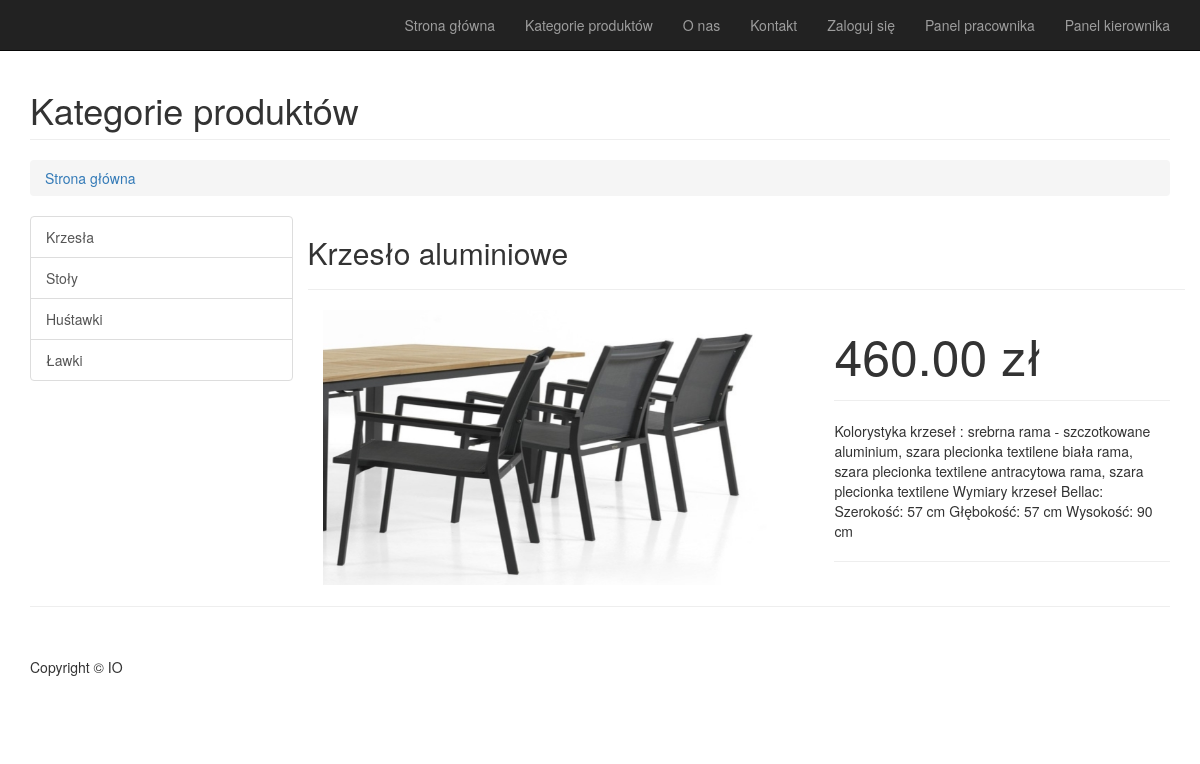
The app's page /index.php?action=show&id=1 (signed in), older data.
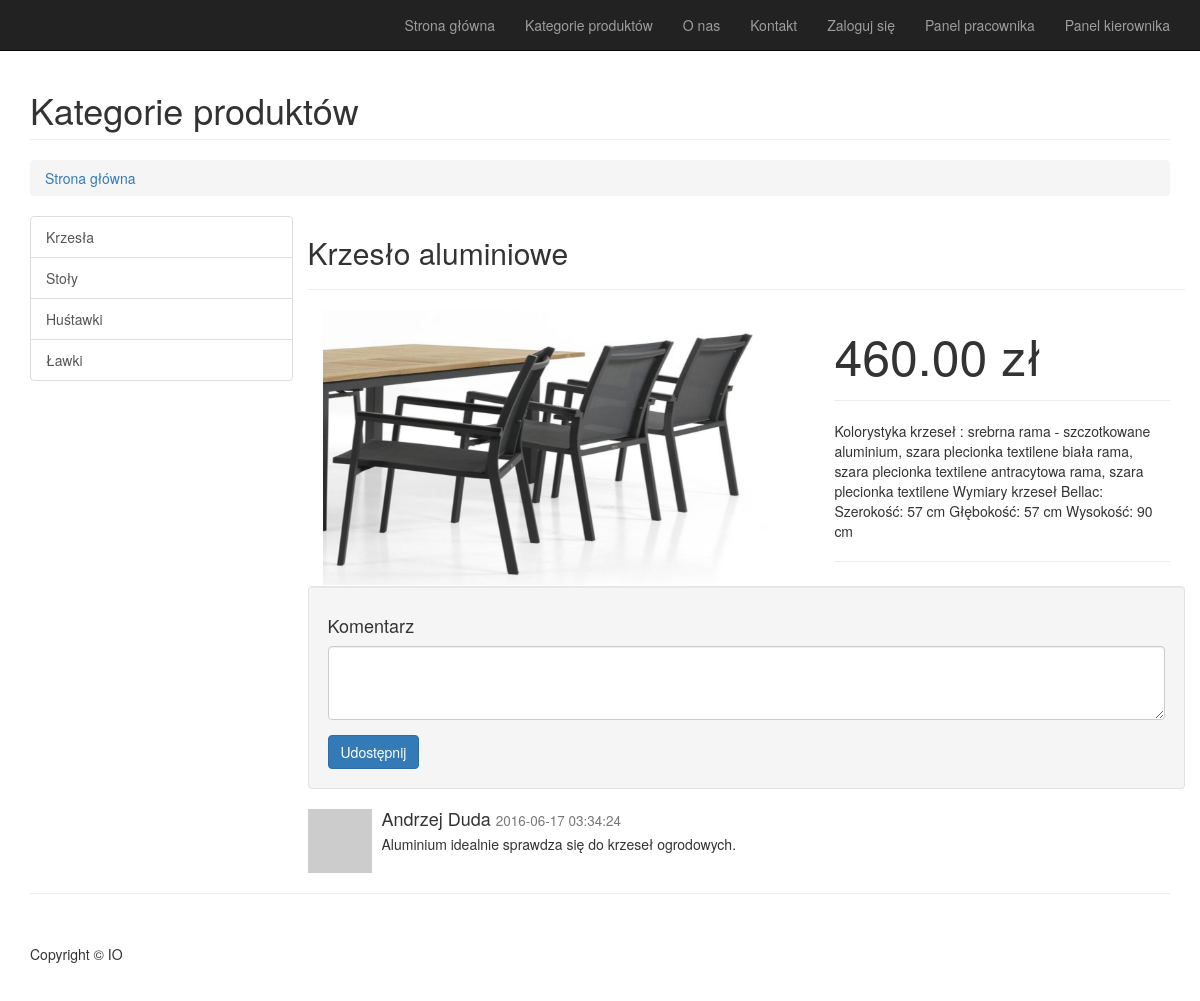
The same page, newer data.
### tables this page shows
CREATE TABLE `produkt` (
  `id_produktu` int(11) NOT NULL,
  `id_kategorii` int(11) NOT NULL,
  `nazwa_produktu` text NOT NULL,
  `cena_jednostkowa` decimal(9,2) NOT NULL,
  `opis_produktu` text NOT NULL,
  `image` varchar(255) NOT NULL
);

CREATE TABLE `opinia` (
  `id_opinii` int(11) NOT NULL,
  `id_klienta` int(11) NOT NULL,
  `tresc` text NOT NULL,
  `data_wystawienia` datetime NOT NULL,
  `id_produktu` int(11) NOT NULL
);

CREATE TABLE `klient` (
  `id_klienta` int(11) NOT NULL,
  `imie` text NOT NULL,
  `nazwisko` text NOT NULL,
  `login` text NOT NULL,
  `haslo` text NOT NULL,
  `email` text NOT NULL,
  `telefon` text NOT NULL,
  `ulica` text,
  `nr_domu` text,
  `nr_mieszkania` text,
  `kod_pocztowy` text,
  `miasto` text,
  `panstwo` text
);

### class/View.class.php (called while the page is built, shortened)
<?php
class View {
	private $output = '';
	function __construct($templateFileName, $variables = array(), $params = array()) {
		$this->result = $variables;
        $filename = INDEX_DIR."/view/$templateFileName.tpl.php";
        include($filename);
        $this->output = ob_get_contents();
	}
	public function __toString() {
		return $this->output;
	}
}

### class/Controller.class.php (called while the page is built, shortened)
<?php
class Controller
{
	protected $db;
	protected $result = array();
	public function __construct(PageView $page, DB $db = null)
	{
		$this->db = $db;
	}
	public function show()
	{
		$id = htmlspecialchars($_GET['id']);
		$product = new Product($this->db);
        $this->result[0] = $product->getProductById($id);
 		$this->result['opinie'] = $product->getProductOpinions($id);
 		$this->result['klient'] = $product-> isKlient();
        $view = new View('Show', $this->result);
	}
}

### class/DB.class.php (called while the page is built, shortened)
<?php
class DB {
	private $pdo;
	public function __construct($dbtype, $dbhost, $dbname, $dbuser, $dbpass) {
		$dsn = "$dbtype:host=$dbhost;dbname=$dbname";
		$this->pdo = new PDO($dsn, $dbuser, $dbpass);
		$this->pdo->exec("SET NAMES 'utf8';");
	}
	public function query($query, $parameters = array()) {
		$statement = $this->pdo->prepare($query);
        if (false !== $statement->execute()) {
			return $statement;
        } else {
        	throw new ErrorException(print_r($statement->errorInfo(), true));
        }
	}
}

### class/Product.class.php (called while the page is built, shortened)
<?php
class Product {
    protected $db;
    function __construct(DB $db  = null)
    {
        $this->db = $db;
    }
    public function getProductById($id)
    {
        $query = $this->db->query('select * from produkt where id_produktu = "'.$id.'"');
        $this->result = $query;
        return $this->result->fetchAll();
    }
 	 public function getProductOpinions($id)
     {
         $query = $this->db->query('select * from opinia o, klient k where o.id_klienta = k.id_klienta and id_produktu = "'.$id.'"');
         $this->result = $query;
         return $this->result->fetchAll();
     }
}

### class/PageView.class.php (called while the page is built, shortened)
<?php
class PageView {
	private $template;
	private $views = array();
	public function __construct($templateFileName) {
		$this->template = $templateFileName;
	}
	public function addView(View $view) {
		$this->views[] = $view;
	}
	public function __toString() {
		$views = $this->views;
		$filename = INDEX_DIR."/view/". $this->template . ".tpl.php";
        include($filename);
        $output = ob_get_contents();
        return $output;
	}
}

### view/Show.tpl.php (the view, shortened to what this page needs)
<div class="row">
    <div class="col-lg-12">
        <h1 class="page-header">Kategorie produktów
        </h1>
        <ol class="breadcrumb">
            <li><a href="index.php">Strona główna</a>
            </li>
        </ol>
    </div>
</div>
<div class="row">
    <div class="col-md-3">
        <div class="list-group">
            <a href="index.php?action=category&val=1" class="list-group-item">Krzesła</a>
            <a href="index.php?action=category&val=2" class="list-group-item">Stoły</a>
            <a href="index.php?action=category&val=3" class="list-group-item">Huśtawki</a>
            <a href="index.php?action=category&val=4" class="list-group-item">Ławki</a>
        </div>
    </div>
    <div class="col-md-9">
        <div class="row">
            <h2><?= $this->result[0][0]['nazwa_produktu']; ?></h2>
            <hr>
            <div class="col-md-7" style="alignment-adjust: left;">
                <img class="img-responsive" src="<?= $this->result[0][0]['image']; ?>"/>
            </div>
            <div class="col-md-5">
                <div class="product_price">
                    <h1 class="price"><?= $this->result[0][0]['cena_jednostkowa']; ?> zł</h1>
                </div>
                <hr>
                <p>
                    <?= $this->result[0][0]['opis_produktu']; ?>
                </p>
                <hr>
            </div>
        </div>
        <div class="row">
            <div class="col-md-4">
            </div>
        </div>
        <div class="row">
            <?php if ($this->result['klient']) { ?>
                <div class="well">
                    <h4>Komentarz</h4>
                    <form role="form" method="post">
                        <div class="form-group">
                            <textarea class="form-control" rows="3" name="desc"></textarea>
                        </div>
                        <button type="submit" name="post" class="btn btn-primary">Udostępnij</button>
                    </form>
                </div>
            <?php } ?>
            <?php foreach ($this->result['opinie'] as $row) { ?>
                <div class="media">
                    <a class="pull-left" href="#">
                        <img class="media-object" src="http://placehold.it/64x64" alt="">
                    </a>
                    <div class="media-body">
                        <h4 class="media-heading"><?= $row['imie'] . " " . $row['nazwisko']; ?>
                            <small><?= $row['data_wystawienia']; ?></small>
                        </h4>
                        <?= $row['tresc']; ?>
                    </div>
                </div>
            <?php } ?>
        </div>
    </div>
</div>
<hr>

### index.php (shortened to what this page needs)
<?php
function autoload($className) {
    $classFileName = INDEX_DIR."/class/$className.class.php";
}
include_once('config.php');
$page = new PageView($theme);
$db = new DB($dbtype, $dbhost, $dbname, $dbuser, $dbpass);
$controller = new Controller($page, $db);
if ( isset($_GET['action']) ) {
	$action = $_GET['action'];
	$controller->$action();
}else{
    $controller->page();
}
echo $page;

### view/Page.tpl.php (shortened to what this page needs)
<!DOCTYPE html>
<html lang="pl">
<head>
    <link href="css/bootstrap.min.css" rel="stylesheet">
    <link href="css/modern-business.css" rel="stylesheet">
    <link href="font-awesome-4.1.0/css/font-awesome.min.css" rel="stylesheet" type="text/css">
</head>
<body>
<nav class="navbar navbar-inverse navbar-fixed-top" role="navigation">
    <div class="container">
        <div class="collapse navbar-collapse" id="bs-example-navbar-collapse-1">
            <ul class="nav navbar-nav navbar-right">
                <li>
                    <a href="index.php">Strona główna</a>
                </li>
                <li>
                    <a href="index.php?action=category&val=1">Kategorie produktów</a>
                </li>
                <li>
                    <a href="index.php?action=oNas">O nas</a>
                </li>
                <li>
                    <a href="index.php?action=kontakt">Kontakt</a>
                </li>
                <li>
                    <?php if ($_SESSION['login'] == 'yes') { ?>
                        <?php if (!isset($_SESSION['pracownik']) || !$_SESSION['pracownik']) { ?>
                            <a href="index.php?action=userpanel">Witaj: <?= $_SESSION['user']; ?></a>
                        <?php } else { ?>
                            <a href="#">Witaj: <?= $_SESSION['user']; ?></a>
                        <?php } ?>
                    <?php } else { ?>
                        <a href="index.php?action=login">Zaloguj się</a>
                    <?php } ?>
                </li>
                <?php if ($_SESSION['pracownik']) { ?>
                    <li>
                        <a href="index.php?do=panel">Panel pracownika</a>
                    </li>
                <?php } ?>
                <?php if ($_SESSION['kierownik']) { ?>
                    <li>
                        <a href="index.php?action=panel_kierownika">Panel kierownika</a>
                    </li>
                <?php } ?>
            </ul>
        </div>
    </div>
</nav>
<div class="container">
    <?php
    foreach ($views as $view) echo $view;
    ?>
    <footer>
        <div class="row">
            <div class="col-lg-12">
                <p>Copyright &copy; IO</p>
            </div>
        </div>
    </footer>
</div>
</body>
</html>

### css/modern-business.css (style rules this page uses)
html, body { height: 100%; }
body { padding-top: 50px; }
.price { display: block; font-size: 50px; line-height: 50px; }
footer { margin: 50px 0; }

Row changes from the older to the newer data that the page shows:
shown differently, row unchanged: produkt "Krzesło aluminiowe": now shows "Komentarz Udostępnij"
added opinia: id_klienta.imie "Andrzej", id_klienta.nazwisko "Duda", data_wystawienia "2016-06-17 03:34:24", tresc "Aluminium idealnie sprawdza się do krzeseł ogrodowych."
